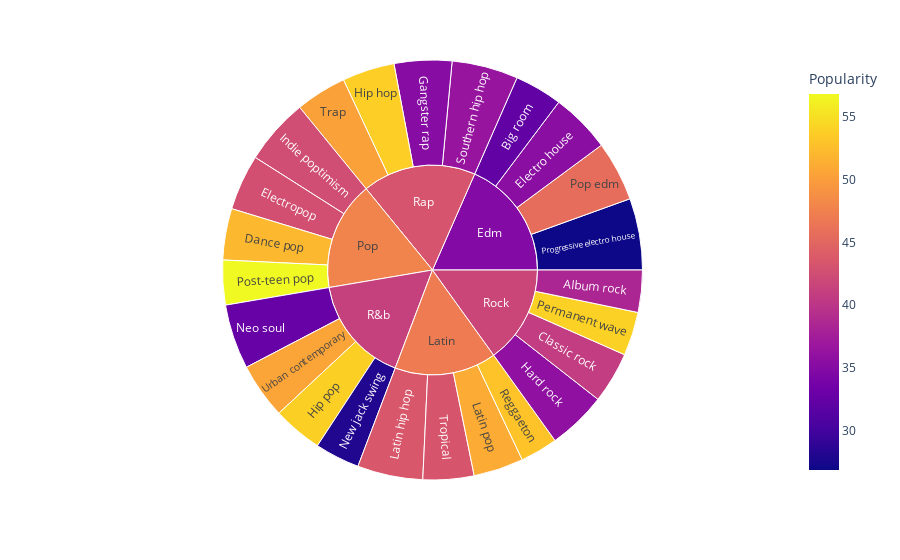

Write notebook code for a chart like this one.
### Code cell
#Représentation de notre variable à prédire par rapport à la variable playlist_subgenre
spotify[['playlist_genre', 'playlist_subgenre']] = spotify[['playlist_genre', 'playlist_subgenre']] \
                                                  .apply(lambda x: x.str.capitalize(), axis=1)
fig = px.sunburst(spotify,
                  path=['playlist_genre', 'playlist_subgenre'], 
                  color='track_popularity', 
                  labels={'track_popularity': 'Popularity'})
fig.show()

### Figure 1 — Plotly figure (JSON) as saved in the notebook; plotly's stock layout.template omitted (floating-point values rounded to 4 significant figures)
{"data": [{"branchvalues": "total", "customdata": [[38.32], [32.28], [40.81], [52.08], [35.51], [42.73], [35.19], [35.84], [53.77], [53.84], [42.48], [43.48], [51.1], [32.69], [28.03], [54.0], [45.69], [56.83], [26.87], [52.93], [36.47], [50.31], [43.33], [50.52], [34.83], [47.04], [47.74], [41.22], [43.24], [41.73]], "domain": {"x": [0, 1], "y": [0, 1]}, "hovertemplate": "labels=%{label}<br>count=%{value}<br>parent=%{parent}<br>id=%{id}<br>Popularity=%{color}<extra></extra>", "ids": ["Rock/Album rock", "Edm/Big room", "Rock/Classic rock", "Pop/Dance pop", "Edm/Electro house", "Pop/Electropop", "Rap/Gangster rap", "Rock/Hard rock", "Rap/Hip hop", "R&b/Hip pop", "Pop/Indie poptimism", "Latin/Latin hip hop", "Latin/Latin pop", "R&b/Neo soul", "R&b/New jack swing", "Rock/Permanent wave", "Edm/Pop edm", "Pop/Post-teen pop", "Edm/Progressive electro house", "Latin/Reggaeton", "Rap/Southern hip hop", "Rap/Trap", "Latin/Tropical", "R&b/Urban contemporary", "Edm", "Latin", "Pop", "R&b", "Rap", "Rock"], "labels": ["Album rock", "Big room", "Classic rock", "Dance pop", "Electro house", "Electropop", "Gangster rap", "Hard rock", "Hip hop", "Hip pop", "Indie poptimism", "Latin hip hop", "Latin pop", "Neo soul", "New jack swing", "Permanent wave", "Pop edm", "Post-teen pop", "Progressive electro house", "Reggaeton", "Southern hip hop", "Trap", "Tropical", "Urban contemporary", "Edm", "Latin", "Pop", "R&b", "Rap", "Rock"], "marker": {"coloraxis": "coloraxis", "colors": [38.32, 32.28, 40.81, 52.08, 35.51, 42.73, 35.19, 35.84, 53.77, 53.84, 42.48, 43.48, 51.1, 32.69, 28.03, 54.0, 45.69, 56.83, 26.87, 52.93, 36.47, 50.31, 43.33, 50.52, 34.83, 47.04, 47.74, 41.22, 43.24, 41.73]}, "name": "", "parents": ["Rock", "Edm", "Rock", "Pop", "Edm", "Pop", "Rap", "Rock", "Rap", "R&b", "Pop", "Latin", "Latin", "R&b", "R&b", "Rock", "Edm", "Pop", "Edm", "Latin", "Rap", "Rap", "Latin", "R&b", "", "", "", "", "", ""], "type": "sunburst", "values": [1065, 1206, 1296, 1298, 1511, 1408, 1456, 1485, 1322, 1256, 1672, 1655, 1262, 1637, 1133, 1105, 1517, 1129, 1809, 948, 1674, 1291, 1288, 1405, 6043, 5153, 5507, 5431, 5743, 4951]}], "layout": {"coloraxis": {"colorbar": {"title": {"text": "Popularity"}}, "colorscale": [[0, "#0d0887"], [0.1111, "#46039f"], [0.2222, "#7201a8"], [0.3333, "#9c179e"], [0.4444, "#bd3786"], [0.5556, "#d8576b"], [0.6667, "#ed7953"], [0.7778, "#fb9f3a"], [0.8889, "#fdca26"], [1, "#f0f921"]]}, "legend": {"tracegroupgap": 0}, "margin": {"t": 60}}}
